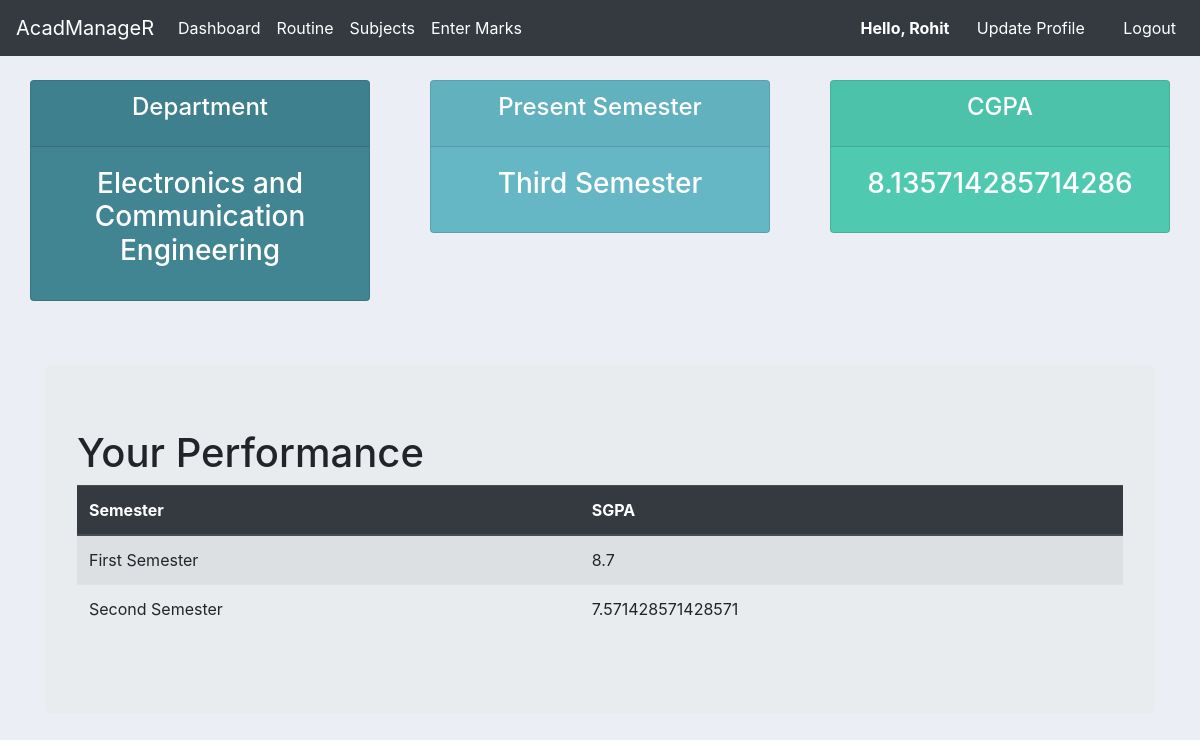
Page / (signed in) on the committed database.
### student/models.py (models this page shows, shortened)
class StudentProfile(models.Model):
    student = models.OneToOneField(User, on_delete=models.CASCADE, blank=True, null=True)
    birth_date    = models.DateField(null=True)
    reg           = models.CharField(verbose_name='Registration no.',max_length=8,blank=False,unique=True,null=True)
    department = models.ForeignKey(Department, on_delete=models.CASCADE, null=True)
    roll = models.CharField(verbose_name='Roll no.',max_length=8,unique=True,blank=False,null=True)
    address       = models.TextField(verbose_name='Address',blank=False,null=True)
    contact       = models.CharField(max_length=13,blank=False,unique=True,null=True)
    photograph    = models.ImageField(upload_to='student/images',null=True, default='student/images/default.png')

class Department(models.Model):
    name = models.CharField(max_length=100, null=True)
    code = models.CharField(max_length=3, null=True)
    def __str__(self):
        return self.name

class AllSemester(models.Model): # student can select their Semesters from this table
    SEMESTER = (
        ('First Semester', 'First Semester'),
        ('Second Semester', 'Second Semester'),
        ('Third Semester', 'Third Semester'),
        ('Fourth Semester', 'Fourth Semester'),
        ('Fifth Semester', 'Fifth Semester'),
        ('Sixth Semester', 'Sixth Semester'),
        ('Seventh Semester', 'Seventh Semester'),
        ('Eighth Semester', 'Eighth Semester'),
    )
    semester = models.CharField(max_length=20, null=True, choices=SEMESTER)
    def __str__(self):
        return self.semester

class Cgpa(models.Model):
    student = models.OneToOneField(User, on_delete=models.CASCADE, null=True)
    cgpa = models.FloatField(default=0)

class Sgpa(models.Model):
    student = models.ForeignKey(User, on_delete=models.CASCADE, null=True)
    semester = models.ForeignKey(AllSemester, on_delete=models.CASCADE, null=True)
    sgpa = models.FloatField(null=True)

### student/views.py (the view)
# urls.py: path('', views.index, name='index'),
@login_required(login_url='student:login')
def index(request):
    student = request.user
    cgpa = Cgpa.objects.get(student=student)
    semester_count = Sgpa.objects.filter(student=student).count() + 1
    present_semester = AllSemester.objects.get(pk=semester_count)
    sgpa_list = Sgpa.objects.filter(student=student)
    context = {
        'student':student,
        'cgpa':cgpa,
        'present_semester':present_semester,
        'sgpa_list':sgpa_list,
    }
    return render(request, 'student/index.html',context)

### student/templates/student/index.html (shortened to what this page needs)
{% extends 'student/base.html' %}
{% block body_block %}
    <br>
    <div class="container-fluid">
        <div class="row">
            <div class="col">
                <div class="col-md">
                    <div class="card text-center text-white  mb-3" id="department">
                        <div class="card-header">
                            <h4 class="card-title">Department</h4>
                        </div>
                        <div class="card-body">
                            <h3 class="card-title">{{ student.studentprofile.department }}</h3>
                        </div>
                    </div>
                </div>
            </div>
            <div class="col">
                <div class="col-md">
                    <div class="card text-center text-white  mb-3" id="semester">
                        <div class="card-header">
                            <h4 class="card-title">Present Semester</h4>
                        </div>
                        <div class="card-body">
                            <h3 class="card-title">{{ present_semester }}</h3>
                        </div>
                    </div>
                </div>
            </div>
            <div class="col">
                <div class="col-md">
                    <div class="card text-center text-white  mb-3" id="cgpa">
                        <div class="card-header">
                            <h4 class="card-title">CGPA</h4>
                        </div>
                        <div class="card-body">
                            <h3 class="card-title">{{ cgpa.cgpa }}</h3>
                        </div>
                    </div>
                </div>
            </div>
        </div>
    </div>
    <br><br>
    <div class="container">
        <div class="jumbotron">
            <h1>Your Performance</h1>
            <table class="table table-striped">
                <thead class="thead-dark">
                    <tr>
                        <th>Semester</th>
                        <th>SGPA</th>
                    </tr>
                </thead>
                <tbody>
                    {% for sgpa in sgpa_list %}
                        <tr>
                            <td>{{ sgpa.semester }}</td>
                            <td>{{ sgpa.sgpa }}</td>
                        </tr>
                    {% endfor %}
                </tbody>
            </table>
        </div>
    </div>
{% endblock body_block %}

### student/templates/student/navbar.html (shortened to what this page needs)
<nav class="navbar navbar-expand-lg navbar-dark bg-dark">
    <a class="navbar-brand" href="#">AcadManageR</a>
    <div class="collapse navbar-collapse" id="navbarNav">
      <ul class="navbar-nav">
        <li class="nav-item active">
          <a class="nav-link" href="{% url 'student:index' %}">Dashboard<span class="sr-only">(current)</span></a>
        </li>
        <li class="nav-item active">
            <a class="nav-link" href="https://admin.nitdgp.ac.in/files/academics/notices/2019/12/31/CLASS_ROUTINE_SECOND_SEM_EVEN_19_20_VXY9UQQ.pdf">Routine</a>
        </li>
        <li class="nav-item active">
          <a class="nav-link" href="{% url 'student:subjects' %}">Subjects</a>
        </li>
        <li class="nav-item active">
          <a class="nav-link" href="{% url 'student:select_semester' %}">Enter Marks</a>
        </li>
      </ul>
      <ul class="navbar-nav ml-auto">
        {% if request.user.is_authenticated %}
        <li class="nav-item active">
          <a class="nav-link" href="#" style="font-weight: bold;"> &nbsp&nbsp Hello, {{ user.first_name }}&nbsp&nbsp&nbsp</a>
        </li>
        <li class="nav-item active">
            <a class="nav-link" href="{% url 'student:update' %}">Update Profile&nbsp&nbsp&nbsp&nbsp&nbsp</a>
          </li>
        <li class="nav-item active">
          <a class="nav-link" href="{% url 'student:logout' %}">Logout</a>
        </li>
        {% endif %}
      </ul>
    </div>
  </nav>

### student/templates/student/base.html (style rules this page uses)
body { background-color: #ebeff5; }

### student/templates/student/index.html (style rules this page uses)
#semester { background-color: #66b7c5; }
#department { background-color: #418592; }
#cgpa { background-color: rgb(80, 201, 177); }

### rows in the picture
AllSemester: semester "Third Semester"
Cgpa: cgpa "8.135714285714286"
Sgpa: semester "First Semester", sgpa "8.7"
Sgpa: semester "Second Semester", sgpa "7.571428571428571"

### other values in the picture
{{ user.first_name }} "Rohit"
{{ student.studentprofile.department }} "Electronics and Communication Engineering"
